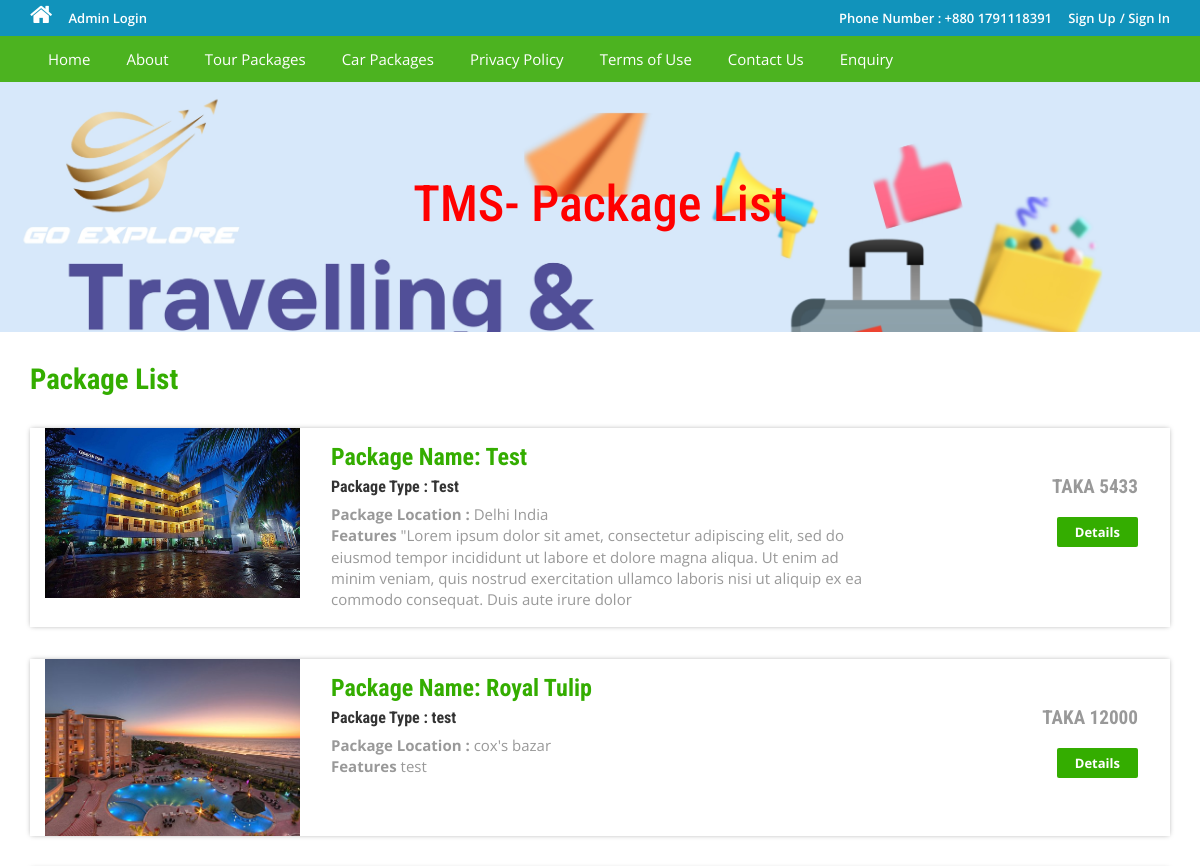
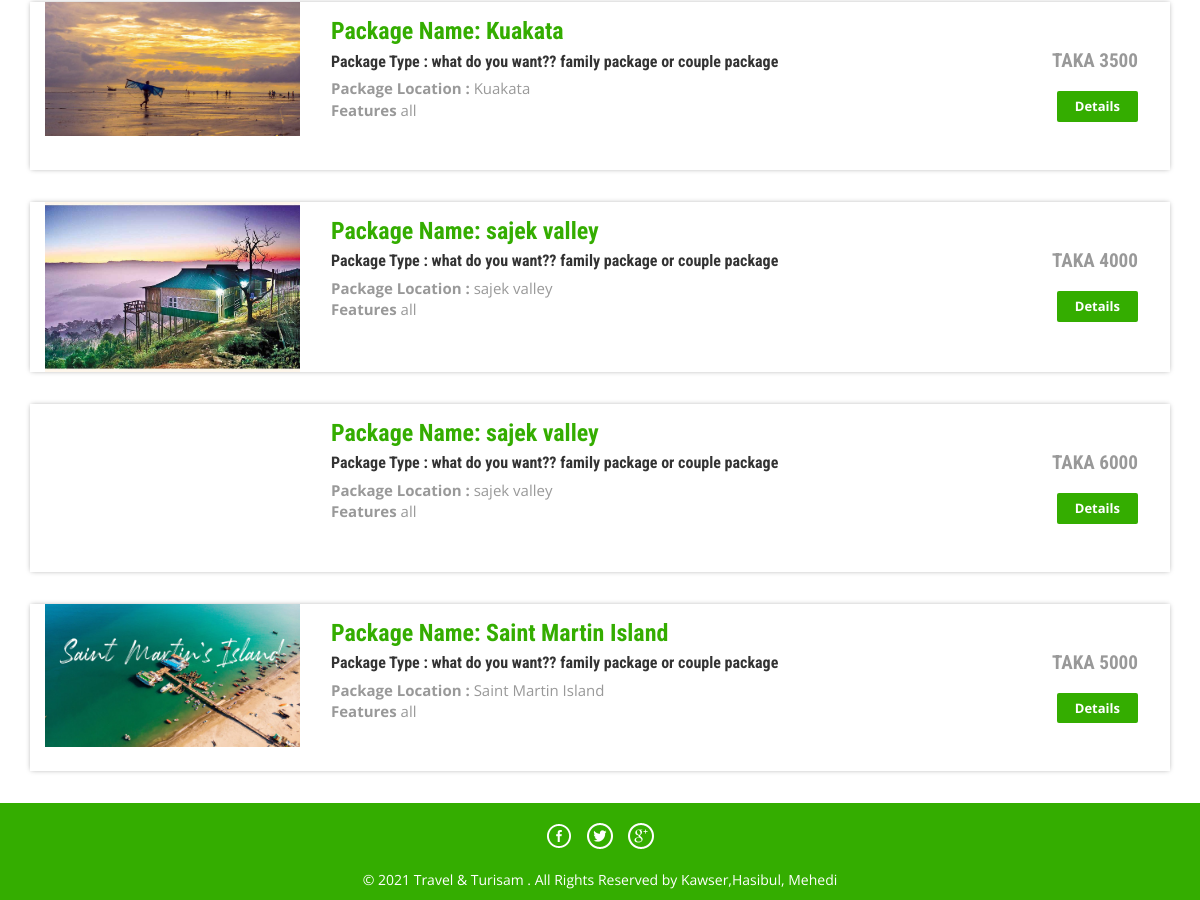
The app's page /package-list.php with its own data (2 pictures, top to bottom).
### tables this page shows
CREATE TABLE `tbltourpackages` (
  `PackageId` int(11) NOT NULL,
  `PackageName` varchar(200) DEFAULT NULL,
  `PackageType` varchar(150) DEFAULT NULL,
  `PackageLocation` varchar(100) DEFAULT NULL,
  `PackagePrice` int(11) DEFAULT NULL,
  `PackageFetures` varchar(255) DEFAULT NULL,
  `PackageDetails` mediumtext DEFAULT NULL,
  `PackageImage` varchar(100) DEFAULT NULL,
  `Creationdate` timestamp NULL DEFAULT current_timestamp(),
  `UpdationDate` timestamp NULL DEFAULT NULL ON UPDATE current_timestamp()
);

### package-list.php (the view, shortened to what this page needs)
<?php
include('includes/config.php');
?>
<!DOCTYPE HTML>
<html>
<head>
<link href="css/bootstrap.css" rel='stylesheet' type='text/css' />
<link href="css/style.css" rel='stylesheet' type='text/css' />
<link href="css/font-awesome.css" rel="stylesheet">
<link href="css/animate.css" rel="stylesheet" type="text/css" media="all">
</head>
<body>
<?php include('includes/header.php');?>
<div class="banner-3">
	<div class="container">
		<h1 class="wow zoomIn animated animated" data-wow-delay=".5s" style="visibility: visible; animation-delay: 0.5s; animation-name: zoomIn;"> TMS- Package List</h1>
	</div>
</div>
<div class="rooms">
	<div class="container">
		<div class="room-bottom">
			<h3>Package List</h3>
<?php $sql = "SELECT * from tbltourpackages";
$query = $dbh->prepare($sql);
$query->execute();
$results=$query->fetchAll(PDO::FETCH_OBJ);
if($query->rowCount() > 0)
{
foreach($results as $result)
{	?>
			<div class="rom-btm">
				<div class="col-md-3 room-left wow fadeInLeft animated" data-wow-delay=".5s">
					<img src="admin/pacakgeimages/<?php echo htmlentities($result->PackageImage);?>" class="img-responsive" alt="">
				</div>
				<div class="col-md-6 room-midle wow fadeInUp animated" data-wow-delay=".5s">
					<h4>Package Name: <?php echo htmlentities($result->PackageName);?></h4>
					<h6>Package Type : <?php echo htmlentities($result->PackageType);?></h6>
					<p><b>Package Location :</b> <?php echo htmlentities($result->PackageLocation);?></p>
					<p><b>Features</b> <?php echo htmlentities($result->PackageFetures);?></p>
				</div>
				<div class="col-md-3 room-right wow fadeInRight animated" data-wow-delay=".5s">
					<h5>TAKA <?php echo htmlentities($result->PackagePrice);?></h5>
					<a href="package-details.php?pkgid=<?php echo htmlentities($result->PackageId);?>" class="view">Details</a>
				</div>
				<div class="clearfix"></div>
			</div>
<?php }} ?>
		</div>
	</div>
</div>
<?php include('includes/footer.php');?>
</body>
</html>

### css/style.css (style rules this page uses)
html, body { font-size: 100%; background: #fff; font-family: 'Open Sans', sans-serif; }
body a,.grid_1,plan_1,plan_1.one,plan_1.two,i.icon1, i.icon2, i.icon3, i.icon4, i.icon5, i.icon6 { transition:0.5s all; -webkit-transition:0.5s all; -moz-transition:0.5s all; -o-transition:0.5s all; -ms-transition:0.5s all; }
h1,h2,h3,h4,h5,h6 { margin:0; font-family: 'Roboto Condensed', sans-serif; }
p { margin:0; }
a.view { padding: 6px 18px; font-weight: 700; color: #fff; background-color: #34ad00; border: 0; font-size: 13px; border-radius: 2px; -webkit-transition: all .2s; -moz-transition: all .2s; transition: all .2s; margin-top: 20px; display: inline-block; }
.rom-btm { margin-top: 2em; box-shadow: 0px 0px 5px -1px rgba(0, 0, 0, 0.37); }
.room-bottom h3 { font-size: 1.8em; font-weight: 700; color: #34ad00; }
.room-bottom { padding: 2em 0; }
.rom-btm h4 { font-size: 1.5em; font-weight: 700; color: #34ad00; }
.rom-btm p { font-size: 15px; color: #999; }
.rom-btm h6 { font-size: 1em; font-weight: 700; margin: 0.5em 0; }
.room-right { text-align: right; padding: 3em 2em; }
.room-midle { padding: 1em; }
.rom-btm h5 { font-size: 1.2em; font-weight: 700; color: #999; }

### package-list.php (style rules this page uses)
.banner-3 { background: url('images/bannercar.jpg')no-repeat; background-size: cover; -webkit-background-size: cover; -o-background-size: cover; -ms-background-size: cover; -moz-background-size: cover; min-height:250px; }
.banner-3 h1 { font-size: 50px; margin-bottom: 40px; padding: 1.9em 0 0; text-align: center; color: red; }

### records on screen
tbltourpackages: PackageImage (picture), PackageName "Test", PackageType "Test", PackageLocation "Delhi India", PackageFetures "\"Lorem ipsum dolor sit amet, consectetur adipiscing elit, sed do eiusmod tempor incididunt ut labore et dolore magna aliqua. Ut enim ad minim veniam, quis nostrud exercitation ullamco laboris nisi ut aliquip ex ea commodo consequat. Duis aute irure dolor", PackagePrice "5433"
tbltourpackages: PackageImage (picture), PackageName "Royal Tulip", PackageType "test", PackageLocation "cox's bazar", PackageFetures "test", PackagePrice "12000"
tbltourpackages: PackageImage (picture), PackageName "Kuakata", PackageType "what do you want?? family package or couple package", PackageLocation "Kuakata", PackageFetures "all", PackagePrice "3500"
tbltourpackages: PackageImage (picture), PackageName "sajek valley", PackageType "what do you want?? family package or couple package", PackageLocation "sajek valley", PackageFetures "all", PackagePrice "4000"
tbltourpackages: PackageName "sajek valley", PackageType "what do you want?? family package or couple package", PackageLocation "sajek valley", PackageFetures "all", PackagePrice "6000"
tbltourpackages: PackageImage (picture), PackageName "Saint Martin Island", PackageType "what do you want?? family package or couple package", PackageLocation "Saint Martin Island", PackageFetures "all", PackagePrice "5000"
